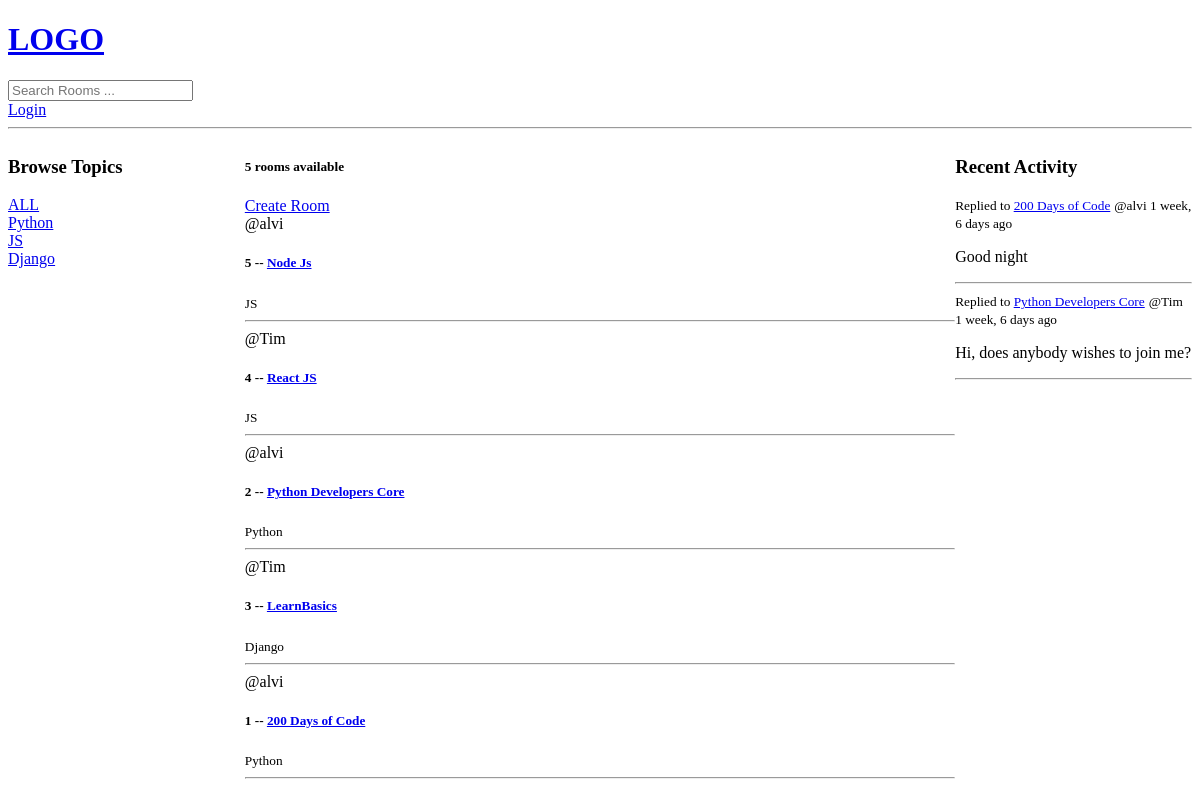
/, run on an earlier commit of the app's database.
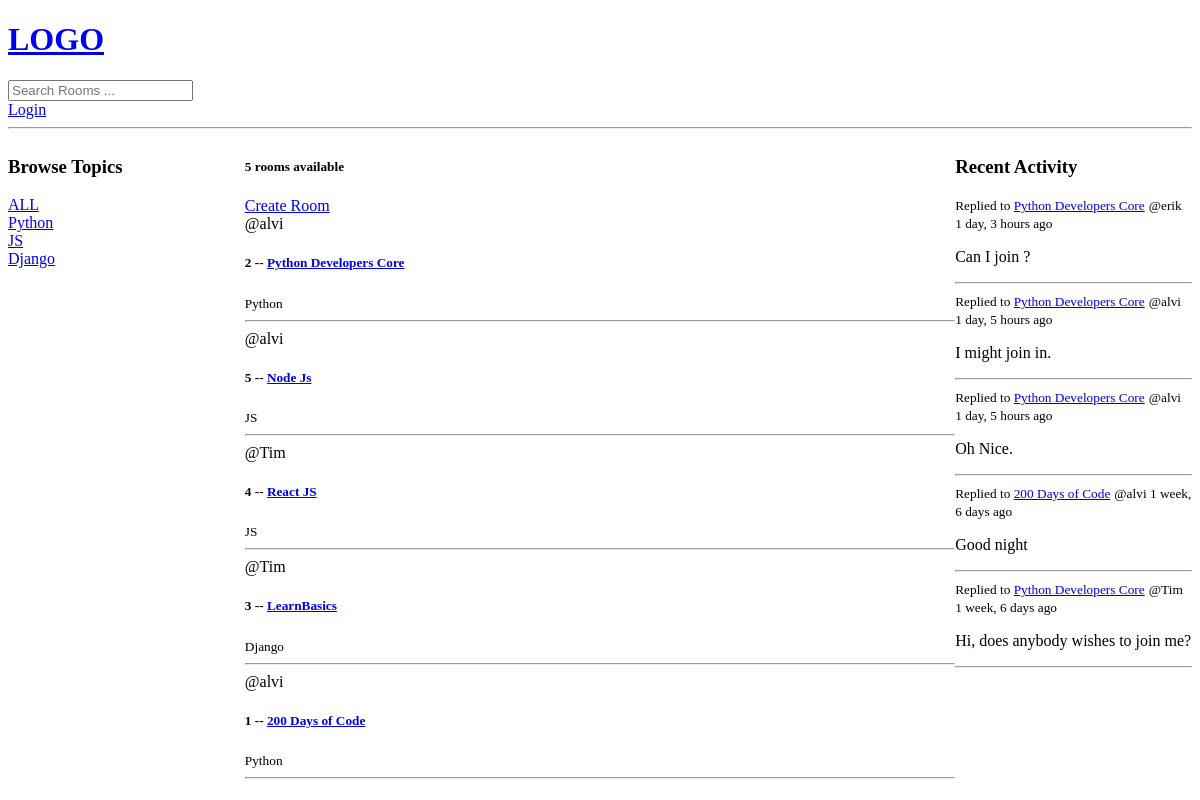
And on a later commit of the database.
### base/models.py (models this page shows, shortened)
class Topic(models.Model):
    name = models.CharField(max_length = 200)

class Room(models.Model):
    host =  models.ForeignKey(User,on_delete = models.SET_NULL,null=True)
    topic = models.ForeignKey(Topic,on_delete = models.SET_NULL,null=True)# allowing empty values in DB
    name = models.CharField(max_length=200)
    description = models.TextField(null = True,blank = True) # Null is for databse having empty, blacnk is for form field
    participants = models.ManyToManyField(User,related_name="participants",blank=True) # If you comment on something
    updated = models.DateTimeField(auto_now=True) # Latest Interaction captured
    created = models.DateTimeField(auto_now_add=True) # First Interaction captured
    class Meta:
        ordering = ['-updated','-created'] # Negative for inverse ordering

class Message(models.Model):# Many to 1 with Room
    user = models.ForeignKey(User,on_delete = models.CASCADE)
    room = models.ForeignKey(Room,on_delete = models.CASCADE)# if ROOM is deleted message is also deleted
    body = models.TextField()
    updated = models.DateTimeField(auto_now=True) # Latest Interaction captured
    created = models.DateTimeField(auto_now_add=True) # First Interaction captured
    class Meta:
        ordering = ['-updated','-created'] # Negative for inverse ordering
    def __str__(self): # TO represent only the first 50 characters
        return self.body[:50]

### base/views.py (the view)
# urls.py: 2. Add a URL to urlpatterns:  path('', views.home, name='home')
def home(request):
    q = request.GET.get('q')# To retieve the querried parameter
    if not q:
        q=''
    rooms = Room.objects.filter(
        Q(topic__name__icontains=q) |#OR
        Q(name__icontains=q) |
        Q(description__icontains=q)
        )# __ Query to the Parent
    room_count = rooms.count()# Method to retrieve value based on fiter and its faster than len
    topics = Topic.objects.all()# To retrieve the topics
    room_messages = Message.objects.filter(Q(room__topic__name__icontains=q))#all()#.order_by('-created')# To retrieve all the messages for a particular room
    context = {'rooms' : rooms,
               'topics': topics,
               'room_count':room_count,
               'room_messages':room_messages,
                }
    return render(request,'base/home.html',context) # Passing dictionary key value pair

### base/templates/base/home.html (shortened to what this page needs)
{% extends "main.html" %}
{% block content %}
<div class="home-container">
<div>
    {% include 'base/topics_component.html' %}
</div>
<div>
    {% include 'base/feed_component.html' %}
</div>
<div>
    {% include 'base/activity_component.html' %}
</div>
</div>
{% endblock %}

### templates/main.html (shortened to what this page needs)
<!DOCTYPE html>
<html>
<head>
</head>
<body>
    {% include "navbar.html" %}
    {% block content %}
    {% endblock %}
</body>
</html>

### templates/navbar.html
<a href="/">
    <h1>LOGO</h1>
</a>
<form method="GET" action="{% url 'home'%}">
    <input type ="text" name="q" placeholder="Search Rooms ... "/>
</form>
{% if request.user.is_authenticated %}
<p>Hello {{ request.user }}</p>
<a href="{% url 'logout' %}">Logout</a>
{% else %}
<a href="{% url 'login' %}">Login</a>
{% endif %}
<hr>

### base/templates/base/topics_component.html
<h3>Browse Topics</h3>
    <div>
        <a href = "{% url 'home' %}">ALL</a>
    </div>
    {% for topic in topics %}
        <div>
            <a href = "{% url 'home' %}?q={{topic.name}}">{{topic.name}}</a>
        </div>
    {% endfor %}

### base/templates/base/feed_component.html (shortened to what this page needs)
<h5>{{room_count}} rooms available</h5>
<a href="{% url 'create-room' %}">Create Room</a>
<div>
{% for room in rooms %}
    <div>
            <span>@{{room.host.username}}</span>
            <br>
            <h5>{{room.id}} -- <a href="{% url 'room' room.id %}">{{room.name}}</a></h5>
            <small>{{room.topic.name}}</small>
            <hr>
    </div>
{% endfor %}
</div>

### base/templates/base/activity_component.html (shortened to what this page needs)
<h3>Recent Activity</h3>
    {% for message in room_messages %}
        <div>
            <small>Replied to <a href="{% url 'room' message.room.id %}">{{message.room.name}}</a></small>
            <small>@{{message.user}} {{message.created|timesince}} ago</small>
            <p>{{message}}</p>
            <hr>
        </div>
    {% endfor %}

### base/templates/base/home.html (style rules this page uses)
.home-container { display:grid; grid-template-columns: 1fr 3fr 1fr; }

What changed in the data, as far as the page shows it:
changed Room "Python Developers Core": moves up the list
added Message: room.name "Python Developers Core", user "erik", created "1 day, 3 hours", body "Can I join ?"
added Message: room.name "Python Developers Core", user "alvi", created "1 day, 5 hours", body "I might join in."
added Message: room.name "Python Developers Core", user "alvi", created "1 day, 5 hours", body "Oh Nice."
